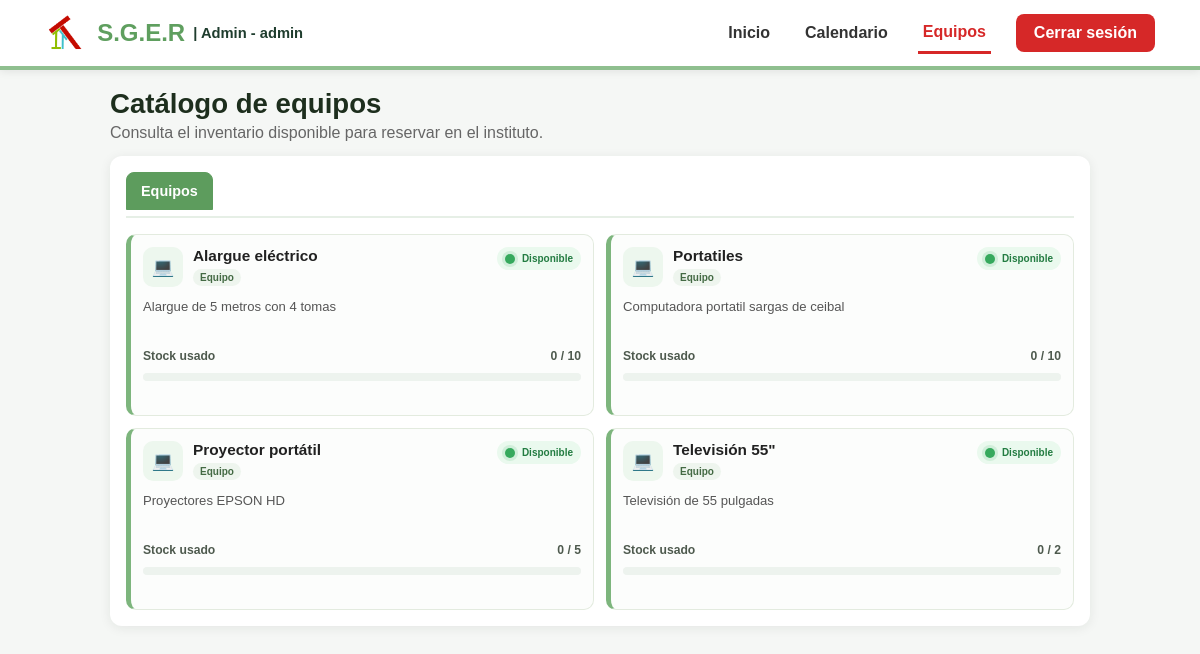
The page /html/catalogo_recursos.php (signed in) on the database as committed earlier.
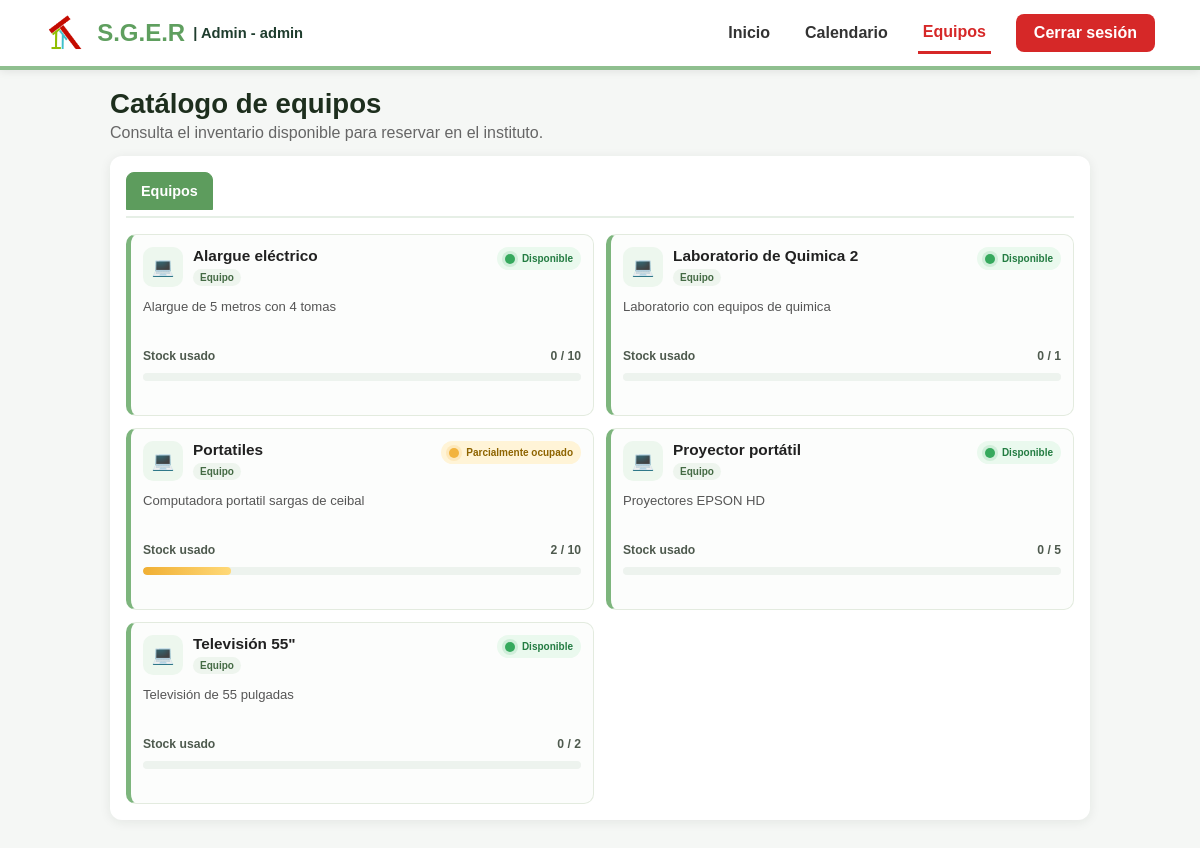
The same page on the database as committed later.
### tables this page shows
CREATE TABLE `recursos` (
  `id` int(11) NOT NULL,
  `nombre` varchar(100) NOT NULL,
  `tipo` enum('sala','laboratorio','equipo') NOT NULL,
  `descripcion` text DEFAULT NULL,
  `imagen` varchar(255) DEFAULT NULL,
  `cantidad_total` int(11) NOT NULL DEFAULT 1,
  `activo` tinyint(1) DEFAULT 1
);

### html/catalogo_recursos.php (the view, shortened to what this page needs)
<?php
require_once __DIR__ . '/../includes/config.php';
$fechaActual = date('Y-m-d');
$horaActual = date('H:i:s');
$recursos = $pdo->query(
    "SELECT * FROM recursos WHERE activo = 1 AND tipo = 'equipo' ORDER BY nombre ASC"
)->fetchAll(PDO::FETCH_ASSOC);
$ocupacionesStmt = $pdo->prepare(
    "SELECT r.id_recurso,
            SUM(r.cantidad_solicitada) AS usados,
            GROUP_CONCAT(CONCAT(u.nombre, '||', r.hora_inicio, '||', r.hora_fin, '||', COALESCE(r.motivo_profesor, '')) SEPARATOR ';;') AS detalle
     FROM reservas r
     LEFT JOIN usuarios u ON u.id = r.id_usuario
     WHERE r.estado = 'aprobada'
       AND r.fecha = :fecha
       AND :hora >= r.hora_inicio
       AND :hora < r.hora_fin
     GROUP BY r.id_recurso"
);
$ocupacionesStmt->execute([
    ':fecha' => $fechaActual,
    ':hora' => $horaActual,
]);
$ocupaciones = [];
while ($fila = $ocupacionesStmt->fetch(PDO::FETCH_ASSOC)) {
    $ocupaciones[(int)$fila['id_recurso']] = $fila;
}
function obtenerTextoEstado(string $estado): string
{
    $texto = [
        'libre' => 'Disponible',
        'parcial' => 'Parcialmente ocupado',
        'ocupado' => 'Ocupado',
    ];
    return $texto[$estado] ?? 'Disponible';
}
?>
<!DOCTYPE html>
<html lang="es">
<head>
    <link rel="stylesheet" href="../css/style_panel_alumno.css">
    <link rel="stylesheet" href="../css/style_catalogo_recursos.css">
</head>
<body>
    <?php require_once __DIR__ . '/../includes/barra_alumno.php'; ?>
    <main class="catalogo-page">
        <header class="catalogo-header">
            <div>
                <h1>Catálogo de equipos</h1>
                <p>Consulta el inventario disponible para reservar en el instituto.</p>
            </div>
        </header>
        <section class="catalogo-shell">
            <div class="catalogo-tabs" aria-label="Pestañas del catálogo">
                <button class="catalogo-tab active" type="button" data-target="equipos">Equipos</button>
            </div>
            <div class="resource-grid">
                <?php foreach ($recursos as $recurso): ?>
                    <?php
                    $idRecurso = (int) $recurso['id'];
                    $cantidadTotal = max(1, (int) $recurso['cantidad_total']);
                    $usadoActual = 0;
                    if (isset($ocupaciones[$idRecurso])) {
                        $usadoActual = (int) ($ocupaciones[$idRecurso]['usados'] ?? 0);
                    }
                    if ($usadoActual >= $cantidadTotal) {
                        $estado = 'ocupado';
                    } elseif ($usadoActual > 0) {
                        $estado = 'parcial';
                    } else {
                        $estado = 'libre';
                    }
                    $porcentajeUso = min(($usadoActual / $cantidadTotal) * 100, 100);
                    $textoEstado = obtenerTextoEstado($estado);
                    ?>
                    <article class="resource-card" data-category="equipos" data-state="<?php echo htmlspecialchars($estado); ?>">
                        <div class="resource-head">
                            <div class="resource-icon">💻</div>
                            <div>
                                <h3><?php echo htmlspecialchars($recurso['nombre']); ?></h3>
                                <span class="resource-kind">Equipo</span>
                            </div>
                            <span class="status-indicator <?php echo htmlspecialchars($estado); ?>" tabindex="0" aria-label="Estado de uso">
                                <span class="status-dot"></span>
                                <?php echo htmlspecialchars($textoEstado); ?>
                            </span>
                        </div>
                        <p class="resource-description"><?php echo htmlspecialchars($recurso['descripcion'] ?? 'Sin descripción disponible.'); ?></p>
                        <div class="stock-row">
                            <span>Stock usado</span>
                            <span><?php echo $usadoActual; ?> / <?php echo $cantidadTotal; ?></span>
                        </div>
                        <div class="stock-bar" aria-label="Porcentaje de uso actual">
                            <span style="width: <?php echo number_format($porcentajeUso, 2, '.', ''); ?>%;"></span>
                        </div>
                    </article>
                <?php endforeach; ?>
            </div>
        </section>
    </main>
</body>
</html>

Rows that differ between the two databases and show on the page:
added recursos: nombre "Laboratorio de Quimica 2", cantidad_total "Disponible", descripcion "Laboratorio con equipos de quimica", usadoActual "0", cantidad_total "1"
computed for recursos "Portatiles": cantidad_total "Disponible" → "Parcialmente ocupado"; usadoActual "0" → "2"
